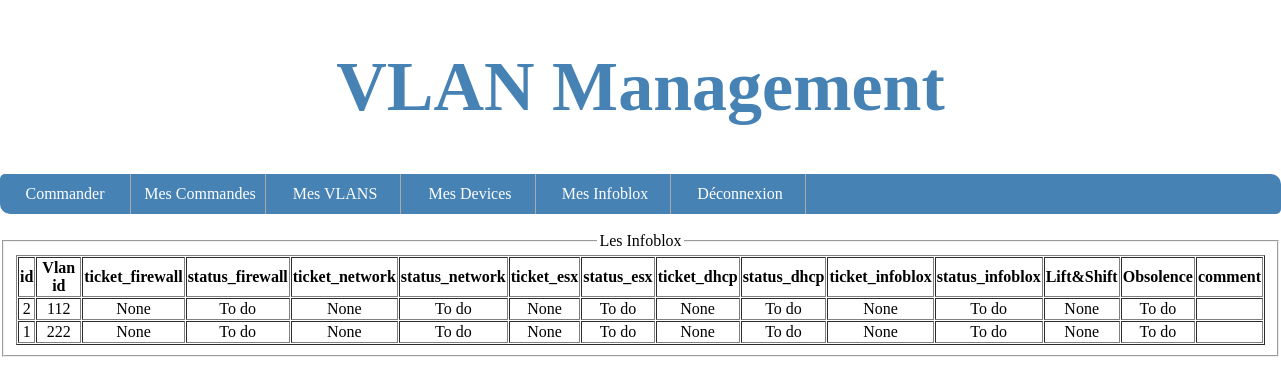
Screenshot of /myinfoblox (signed in) with the database file from the repository.
### app.py (models this page shows)
class Infoblox(db.Model):
    id = db.Column(db.Integer, primary_key=True)
    status_infoblox = db.Column(db.String(50), nullable=True)
    status_firewall = db.Column(db.String(50), nullable=True)
    status_network = db.Column(db.String(50), nullable=True)
    status_esx = db.Column(db.String(50), nullable=True)
    status_dhcp = db.Column(db.String(50), nullable=True)
    comment = db.Column(db.String(50), nullable=True)
    ot = db.Column(db.String(50), nullable=True)
    it = db.Column(db.String(50), nullable=True)
    ticket_infoblox = db.Column(db.String(50), nullable=True)
    ticket_firewall = db.Column(db.String(50), nullable=True)
    ticket_network = db.Column(db.String(50), nullable=True)
    ticket_esx = db.Column(db.String(50), nullable=True)
    ticket_dhcp = db.Column(db.String(50), nullable=True)
    updated_date = db.Column(db.String(50), nullable=True)
    admin = db.Column(db.String(50), nullable=True)
    VLAN = db.relationship('VLAN', backref='infoblox', uselist=False)

class VLAN(db.Model):
    id = db.Column(db.Integer, primary_key=True)
    id_network = db.Column(db.Integer, db.ForeignKey('network.id'))
    id_infoblox = db.Column(db.Integer, db.ForeignKey('infoblox.id'))
    id_request = db.Column(db.Integer, db.ForeignKey('request.id'))

### app.py (the view)
@app.route('/myinfoblox', methods=['POST', 'GET'])
def myinfoblox():
    print("Je suis dans myinfoblox")
    results = db.session.query(Infoblox, VLAN, Request). \
        select_from(Infoblox).join(VLAN).join(Request).filter(Request.id_user == current_user.id).all()
    return render_template('/client/myinfoblox.html', results=results)

### app.py (called while the page is built)
@login_manager.user_loader
def load_user(user_id):
    return User.query.get(int(user_id))

### templates/client/myinfoblox.html
{% extends 'layouts/default.html' %}
{% block body %}
    {% include 'layouts/clientnav.html' %}
<br/>
    <fieldset>
        <legend>Les Infoblox</legend>
<table border=1 width=100% cellspacing=1 cellpadding=1>
        <tr>
            <th>id</th>
            <th>Vlan id</th>
            <th>ticket_firewall</th>
            <th>status_firewall</th>
            <th>ticket_network</th>
            <th>status_network</th>
            <th>ticket_esx</th>
            <th>status_esx</th>
            <th>ticket_dhcp</th>
            <th>status_dhcp</th>
            <th>ticket_infoblox</th>
            <th>status_infoblox</th>
            <th>Lift&Shift</th>
            <th>Obsolence</th>
            <th>comment</th>
        </tr>
        <tr>
             {% for infoblox in results %}
            <td>{{infoblox.Infoblox.id }}</td>
            <td>{{infoblox.VLAN.id}}</td>
            <td>{{infoblox.Infoblox.ticket_firewall}}</td>
            <td>{{infoblox.Infoblox.status_firewall}}</td>
            <td>{{infoblox.Infoblox.ticket_network}}</td>
            <td>{{infoblox.Infoblox.status_network}}</td>
            <td>{{infoblox.Infoblox.ticket_esx}}</td>
            <td>{{infoblox.Infoblox.status_esx}}</td>
                 <td>{{infoblox.Infoblox.ticket_dhcp}}</td>
            <td>{{infoblox.Infoblox.status_dhcp}}</td>
            <td>{{infoblox.Infoblox.ticket_infoblox}}</td>
            <td>{{infoblox.Infoblox.status_infoblox}}</td>
            <td>{{infoblox.Infoblox.it}}</td>
            <td>{{infoblox.Infoblox.ot}}</td>
            <td>{{infoblox.Infoblox.comment}}</td>
         </tr>
                  {% endfor %}
</table>
            </fieldset>
{% endblock %}

### static/styles/style.css (style rules this page uses)
html, body { margin:0; padding:0; height:100%; }
body { background-color: white; font-family: 'Bahnschrift Regular'; background-attachment: fixed; background-size: 100%; text-align: center; }
html { height: 100%; box-sizing: border-box; }
html, body { margin:0; padding:0; padding-bottom: 6rem; min-height: 100%; margin: 0; position: relative; }

### rows the page displays
Infoblox: Infoblox.id "2", VLAN.id "112", Infoblox.ticket_firewall "None", Infoblox.status_firewall "To do", Infoblox.ticket_network "None", Infoblox.status_network "To do", Infoblox.ticket_esx "None", Infoblox.status_esx "To do", Infoblox.ticket_dhcp "None", Infoblox.status_dhcp "To do", Infoblox.ticket_infoblox "None", Infoblox.status_infoblox "To do", Infoblox.it "None", Infoblox.ot "To do"
Infoblox: Infoblox.id "1", VLAN.id "222", Infoblox.ticket_firewall "None", Infoblox.status_firewall "To do", Infoblox.ticket_network "None", Infoblox.status_network "To do", Infoblox.ticket_esx "None", Infoblox.status_esx "To do", Infoblox.ticket_dhcp "None", Infoblox.status_dhcp "To do", Infoblox.ticket_infoblox "None", Infoblox.status_infoblox "To do", Infoblox.it "None", Infoblox.ot "To do"
